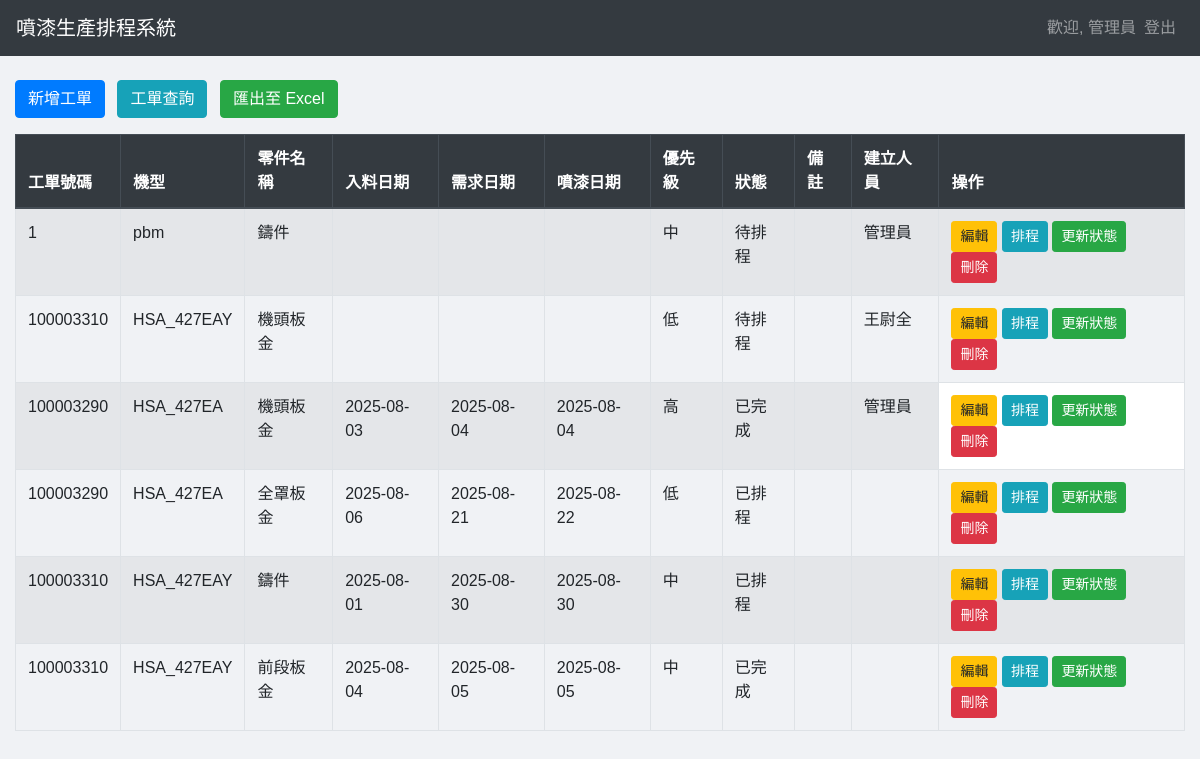
The page / (signed in) on the database its author committed.
### tables this page shows
CREATE TABLE users (
    id INTEGER PRIMARY KEY AUTOINCREMENT,
    username TEXT UNIQUE NOT NULL,
    password TEXT NOT NULL,
    name TEXT NOT NULL,
    is_admin INTEGER DEFAULT 0
);

CREATE TABLE production_schedule (
    id INTEGER PRIMARY KEY AUTOINCREMENT,
    work_order TEXT NOT NULL,
    model_name TEXT,
    part_name TEXT NOT NULL,
    customer TEXT,
    creation_date TEXT NOT NULL,
    material_arrival_date TEXT,
    request_date TEXT,
    painting_date TEXT,
    status TEXT NOT NULL DEFAULT '待排程',
    priority TEXT NOT NULL DEFAULT '中',
    notes TEXT
, created_by_user_id INTEGER);

### app.py (the view)
@app.route('/')
def index():
    if 'user_id' not in session:
        return redirect(url_for('login'))
    db = get_db()
    jobs = db.execute("SELECT ps.*, u.name AS creator_name FROM production_schedule ps LEFT JOIN users u ON ps.created_by_user_id = u.id ORDER BY ps.creation_date DESC").fetchall()
    return render_template('index.html', jobs=jobs, current_user_name=session.get('name'))

### app.py (called while the page is built)
def to_date_filter(value):
    if not value:
        return None
    return datetime.strptime(value, '%Y-%m-%d').date()

def get_db():
    db = getattr(g, '_database', None)
    if db is None:
        db = g._database = sqlite3.connect(app.config['DATABASE'])
        db.row_factory = sqlite3.Row
    return db

@app.teardown_appcontext
def close_connection(exception):
    db = getattr(g, '_database', None)
    if db is not None:
        db.close()

### templates/index.html (shortened to what this page needs)
<!DOCTYPE html>
<html lang="en">
<head>
    <link rel="stylesheet" href="https://stackpath.bootstrapcdn.com/bootstrap/4.5.2/css/bootstrap.min.css">
    <link rel="stylesheet" href="{{ url_for('static', filename='style.css') }}">
</head>
<body>
    <nav class="navbar navbar-expand-lg navbar-dark bg-dark">
        <a class="navbar-brand" href="#">噴漆生產排程系統</a>
        <div class="collapse navbar-collapse">
            <ul class="navbar-nav ml-auto">
                <li class="nav-item">
                    <span class="navbar-text">歡迎, {{ current_user_name }}</span>
                </li>
                <li class="nav-item">
                    <a class="nav-link" href="{{ url_for('logout') }}">登出</a>
                </li>
            </ul>
        </div>
    </nav>
    <div class="container-fluid mt-4">
        <button type="button" class="btn btn-primary mb-3" data-toggle="modal" data-target="#createJobModal">
            新增工單
        </button>
        <a href="{{ url_for('query_job') }}" class="btn btn-info mb-3 ml-2">工單查詢</a>
        {% if session.is_admin %}
        <a href="{{ url_for('export_excel') }}" class="btn btn-success mb-3 ml-2">匯出至 Excel</a>
        {% endif %}
        <table class="table table-bordered table-striped">
            <thead class="thead-dark">
                <tr>
                    <th>工單號碼</th>
                    <th>機型</th>
                    <th>零件名稱</th>
                    <th>入料日期</th>
                    <th>需求日期</th>
                    <th>噴漆日期</th>
                    <th>優先級</th>
                    <th>狀態</th>
                    <th>備註</th>
                    <th>建立人員</th>
                    <th>操作</th>
                </tr>
            </thead>
            <tbody>
                {% for job in jobs %}
                <tr class="{% if job.priority == '高' %}priority-high{% endif %}">
                    <td>{{ job.work_order }}</td>
                    <td>{{ job.model_name or '' }}</td>
                    <td>{{ job.part_name }}</td>
                    <td>{{ job.material_arrival_date or '' }}</td>
                    <td>{{ job.request_date or '' }}</td>
                    <td>{{ job.painting_date or '' }}</td>
                    <td>{{ job.priority }}</td>
                    <td>{{ job.status }}</td>
                    <td>{{ job.notes or '' }}</td>
                    <td>{{ job.creator_name or '' }}</td>
                    <td>
                        <button type="button" class="btn btn-sm btn-warning" data-toggle="modal" data-target="#editModal{{ job.id }}">編輯</button>
                        <button type="button" class="btn btn-sm btn-info" data-toggle="modal" data-target="#scheduleModal{{ job.id }}">排程</button>
                        <button type="button" class="btn btn-sm btn-success" data-toggle="modal" data-target="#statusModal{{ job.id }}">更新狀態</button>
                        <button type="button" class="btn btn-sm btn-danger" data-toggle="modal" data-target="#deleteModal{{ job.id }}">刪除</button>
                    </td>
                </tr>
                {% endfor %}
            </tbody>
        </table>
    </div>
</body>
</html>

### static/style.css (style rules this page uses)
body { font-family: 'Arial', sans-serif; background-color: #f0f2f5; }
a { color: #764ba2; }

### templates/index.html (style rules this page uses)
.priority-high { background-color: #FFCCCC; }
.priority-high td:last-child { background-color: white; }

### rows shown on the page
users: name "管理員"
production_schedule: work_order "1", model_name "pbm", part_name "鑄件", priority "中", status "待排程", name "管理員"
production_schedule: work_order "100003310", model_name "HSA_427EAY", part_name "機頭板金", priority "低", status "待排程", name "王尉全"
production_schedule: work_order "100003290", model_name "HSA_427EA", part_name "機頭板金", material_arrival_date "2025-08-03", request_date "2025-08-04", painting_date "2025-08-04", priority "高", status "已完成", name "管理員"
production_schedule: work_order "100003290", model_name "HSA_427EA", part_name "全罩板金", material_arrival_date "2025-08-06", request_date "2025-08-21", painting_date "2025-08-22", priority "低", status "已排程"
production_schedule: work_order "100003310", model_name "HSA_427EAY", part_name "鑄件", material_arrival_date "2025-08-01", request_date "2025-08-30", painting_date "2025-08-30", priority "中", status "已排程"
production_schedule: work_order "100003310", model_name "HSA_427EAY", part_name "前段板金", material_arrival_date "2025-08-04", request_date "2025-08-05", painting_date "2025-08-05", priority "中", status "已完成"
